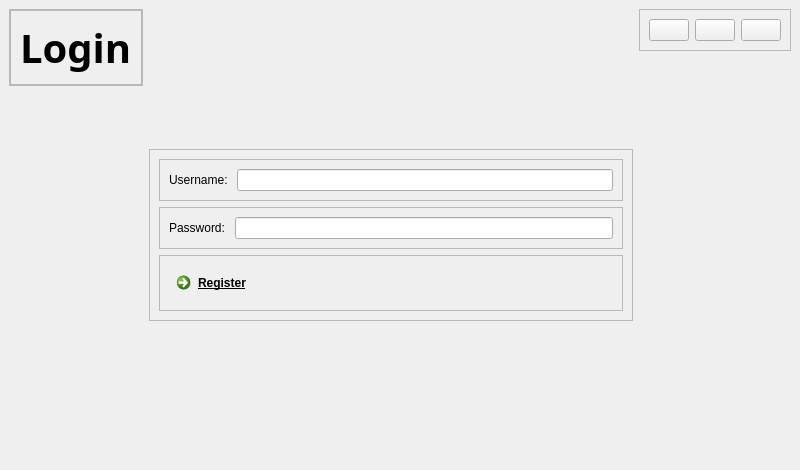
<?xml version="1.0" encoding="UTF-8"?>
<ui version="4.0">
 <class>MainWindow</class>
 <widget class="QMainWindow" name="MainWindow">
  <property name="geometry">
   <rect>
    <x>0</x>
    <y>0</y>
    <width>800</width>
    <height>470</height>
   </rect>
  </property>
  <property name="windowTitle">
   <string>MainWindow</string>
  </property>
  <widget class="QWidget" name="centralwidget">
   <layout class="QHBoxLayout" name="horizontalLayout">
    <item alignment="Qt::AlignTop">
     <widget class="QFrame" name="frame">
      <property name="frameShape">
       <enum>QFrame::StyledPanel</enum>
      </property>
      <property name="frameShadow">
       <enum>QFrame::Raised</enum>
      </property>
      <layout class="QVBoxLayout" name="verticalLayout">
       <property name="spacing">
        <number>0</number>
       </property>
       <property name="leftMargin">
        <number>0</number>
       </property>
       <property name="topMargin">
        <number>0</number>
       </property>
       <property name="rightMargin">
        <number>0</number>
       </property>
       <property name="bottomMargin">
        <number>0</number>
       </property>
       <item>
        <widget class="QFrame" name="frame_4">
         <property name="frameShape">
          <enum>QFrame::StyledPanel</enum>
         </property>
         <property name="frameShadow">
          <enum>QFrame::Raised</enum>
         </property>
         <layout class="QVBoxLayout" name="verticalLayout_2">
          <item>
           <widget class="QLabel" name="label">
            <property name="font">
             <font>
              <family>Yu Gothic</family>
              <pointsize>30</pointsize>
              <bold>true</bold>
             </font>
            </property>
            <property name="text">
             <string>Login</string>
            </property>
           </widget>
          </item>
         </layout>
        </widget>
       </item>
      </layout>
     </widget>
    </item>
    <item alignment="Qt::AlignVCenter">
     <widget class="QFrame" name="frame_2">
      <property name="frameShape">
       <enum>QFrame::StyledPanel</enum>
      </property>
      <property name="frameShadow">
       <enum>QFrame::Raised</enum>
      </property>
      <layout class="QVBoxLayout" name="verticalLayout_3">
       <item alignment="Qt::AlignBottom">
        <widget class="QFrame" name="frame_5">
         <property name="toolTipDuration">
          <number>0</number>
         </property>
         <property name="frameShape">
          <enum>QFrame::StyledPanel</enum>
         </property>
         <property name="frameShadow">
          <enum>QFrame::Raised</enum>
         </property>
         <layout class="QGridLayout" name="gridLayout">
          <item row="1" column="1">
           <widget class="QLineEdit" name="lineEdit_2">
            <property name="placeholderText">
             <string comment="Username" extracomment="Username:"/>
            </property>
            <property name="clearButtonEnabled">
             <bool>true</bool>
            </property>
           </widget>
          </item>
          <item row="1" column="0">
           <widget class="QLabel" name="label_2">
            <property name="text">
             <string>Username: </string>
            </property>
           </widget>
          </item>
         </layout>
        </widget>
       </item>
       <item alignment="Qt::AlignTop">
        <widget class="QFrame" name="frame_6">
         <property name="frameShape">
          <enum>QFrame::StyledPanel</enum>
         </property>
         <property name="frameShadow">
          <enum>QFrame::Raised</enum>
         </property>
         <layout class="QGridLayout" name="gridLayout_2">
          <item row="1" column="1">
           <widget class="QLineEdit" name="lineEdit">
            <property name="placeholderText">
             <string comment="Password:" extracomment="Password:"/>
            </property>
            <property name="clearButtonEnabled">
             <bool>true</bool>
            </property>
           </widget>
          </item>
          <item row="1" column="0">
           <widget class="QLabel" name="label_3">
            <property name="text">
             <string>Password: </string>
            </property>
           </widget>
          </item>
         </layout>
        </widget>
       </item>
       <item>
        <widget class="QFrame" name="frame_7">
         <property name="frameShape">
          <enum>QFrame::StyledPanel</enum>
         </property>
         <property name="frameShadow">
          <enum>QFrame::Raised</enum>
         </property>
         <layout class="QHBoxLayout" name="horizontalLayout_3">
          <item>
           <widget class="QCommandLinkButton" name="commandLinkButton">
            <property name="sizePolicy">
             <sizepolicy hsizetype="MinimumExpanding" vsizetype="Minimum">
              <horstretch>0</horstretch>
              <verstretch>0</verstretch>
             </sizepolicy>
            </property>
            <property name="font">
             <font>
              <family>Segoe UI</family>
              <bold>true</bold>
              <underline>true</underline>
             </font>
            </property>
            <property name="layoutDirection">
             <enum>Qt::LeftToRight</enum>
            </property>
            <property name="text">
             <string>Register</string>
            </property>
           </widget>
          </item>
         </layout>
        </widget>
       </item>
      </layout>
     </widget>
    </item>
    <item alignment="Qt::AlignTop">
     <widget class="QFrame" name="frame_3">
      <property name="frameShape">
       <enum>QFrame::StyledPanel</enum>
      </property>
      <property name="frameShadow">
       <enum>QFrame::Raised</enum>
      </property>
      <layout class="QHBoxLayout" name="horizontalLayout_2">
       <item>
        <widget class="QPushButton" name="pushButton">
         <property name="text">
          <string/>
         </property>
         <property name="icon">
          <iconset resource="resources.qrc">
           <normaloff>:/icons/icons8-macos-minimize-32.png</normaloff>:/icons/icons8-macos-minimize-32.png</iconset>
         </property>
        </widget>
       </item>
       <item>
        <widget class="QPushButton" name="pushButton_2">
         <property name="text">
          <string/>
         </property>
         <property name="icon">
          <iconset resource="resources.qrc">
           <normaloff>:/icons/icons8-enlarge-32.png</normaloff>:/icons/icons8-enlarge-32.png</iconset>
         </property>
        </widget>
       </item>
       <item>
        <widget class="QPushButton" name="pushButton_3">
         <property name="text">
          <string/>
         </property>
         <property name="icon">
          <iconset resource="resources.qrc">
           <normaloff>:/icons/icons8-cancel-32.png</normaloff>:/icons/icons8-cancel-32.png</iconset>
         </property>
        </widget>
       </item>
      </layout>
     </widget>
    </item>
   </layout>
  </widget>
 </widget>
 <resources>
  <include location="resources.qrc"/>
 </resources>
 <connections/>
</ui>
